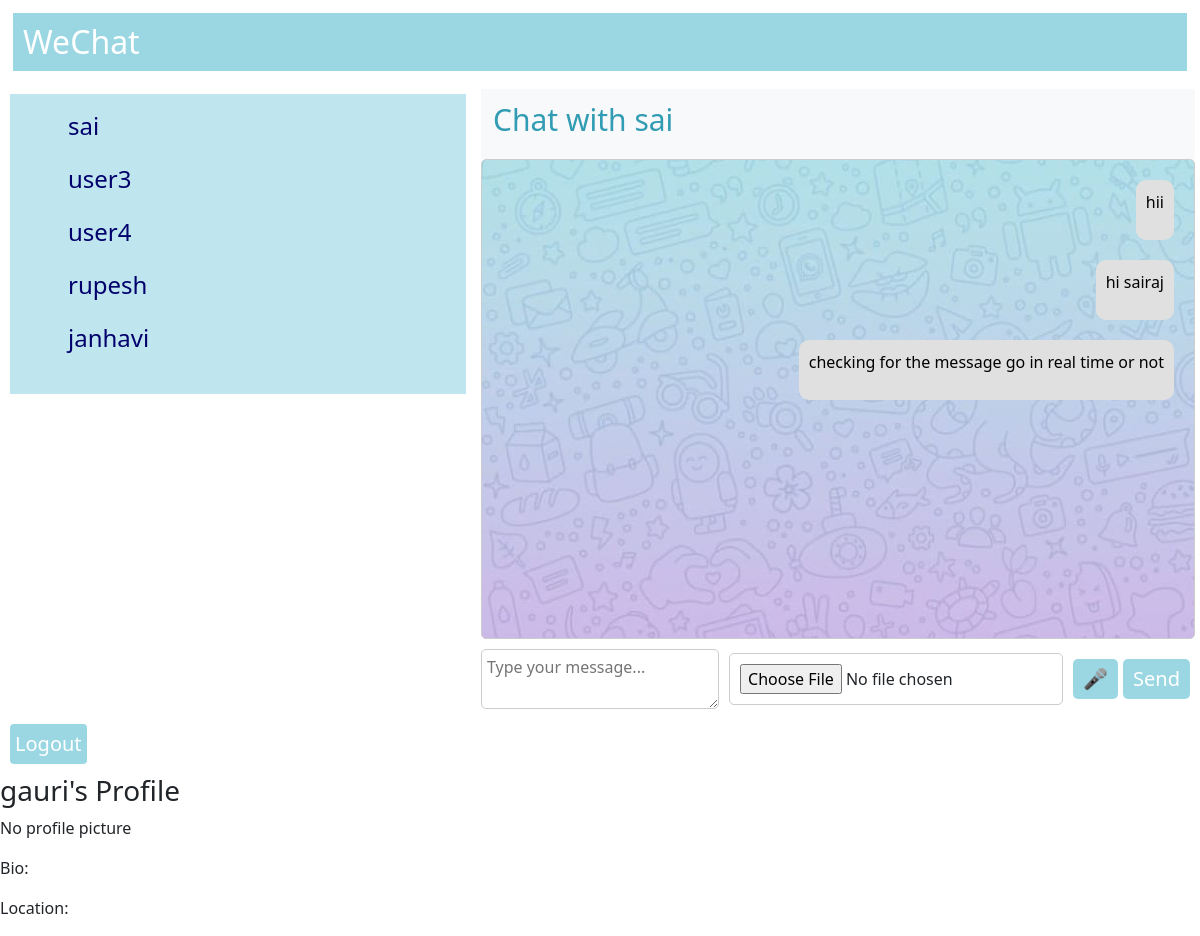
/?user=sai (signed in), run on the app's committed database.
### app/models.py (models this page shows, shortened)
class Message(models.Model):
    chat = models.ForeignKey(to=Mychats, on_delete=models.CASCADE, related_name='messages')
    user = models.ForeignKey(to=User, on_delete=models.CASCADE, related_name='received_messages')
    sender = models.ForeignKey(to=User, on_delete=models.CASCADE, related_name='sent_messages', null=True)  # Allow null
    msg = models.TextField()
    attachment = models.FileField(upload_to='attachments/', null=True, blank=True)
    text = models.TextField(blank=True, null=True)
    audio_file = models.FileField(upload_to='audio/', blank=True, null=True)
    timestamp = models.DateTimeField(auto_now_add=True)

### app/views.py (the view)
# urls.py: path('',index,name='index'),
@login_required
def index(request):
    frnd_name = request.GET.get('user', None)
    mychats_data = None
    messages = None
    if frnd_name:
        frnd_ = User.objects.filter(username=frnd_name).first()
        if frnd_:
            mychats_data = Mychats.objects.filter(me=request.user, frnd=frnd_).first()
            if not mychats_data:
                mychats_data = Mychats.objects.filter(me=frnd_, frnd=request.user).first()
            if mychats_data:
                messages = Message.objects.filter(chat=mychats_data).order_by('timestamp')
    frnds = User.objects.exclude(pk=request.user.id)
    return render(request, 'index.html', {
        'my': mychats_data,
        'chats': messages,  # Pass the messages to the template
        'frnds': frnds
    })

### app/templates/index.html (shortened to what this page needs)
<!DOCTYPE html>
<html lang="en">
<head>
    <link href="https://cdn.jsdelivr.net/npm/bootstrap@5.3.2/dist/css/bootstrap.min.css" rel="stylesheet">
</head>
<body>
    <div class="main">
        <h2 class="head">WeChat</h2>
        <div class="d-flex align-items-start chat-container">
            <div class="sidebar">
            <ul>
                <nav class="nav flex-column nav-pills" id="v-pills-tab" role="tablist" aria-orientation="vertical">
                    {% for frnd in frnds %}
                    <li><h4>
                    <a class="nav-link" href="/?user={{frnd.username}}" role="tab" aria-controls="v-pills-home" aria-selected="false" aria-setsize="20px">{{frnd.username}}</a>
                </h4></li>
                    {% endfor %}
                </nav>
            </ul>
            </div>
            <div class="chat-content">
                <div class="navbar bg-body-tertiary">
                    <div class="container-fluid">
                        <a class="navbar-brand" href="#">
                            <h2 id="chat-with-user">Chat with <span id="username"></span> </h2>
                        </a>
                    </div>
                </div>
                <div class="chat-messages">
                    {% if chats %}
                        {% for chat in chats %}
                            {% if chat.user == request.user %}
                                <div class="chat-card">
                                    <p>{{ chat.msg }}</p>
                                </div>
                            {% endif %}
                        {% endfor %}
                    {% else %}
                        {% comment %} <p>No messages to display.</p> {% endcomment %}
                    {% endif %}
                </div>
                <div class="input-section">
                    <textarea class="message-input" placeholder="Type your message..." id="chat-input"></textarea>
                    <input type="file" class="attachment-input" />
                    <button class="mic-button" id="mic-button">🎤</button>
                    <button class="send-button" id="send-button">Send</button>
                </div>
            </div>
        </div>
    </div>
    <a href="{% url 'logout' %}" class="btn btn-outline-info btn-sm">Logout</a>
    <div class="user-profile">
        <h3>{{ user.username }}'s Profile</h3>
        {% if user.userprofile.profile_picture %}
            <img src="{{ user.userprofile.profile_picture.url }}" alt="Profile Picture" width="50" height="50">
        {% else %}
            <p>No profile picture</p>
        {% endif %}
        <p>Bio: {{ user.userprofile.bio }}</p>
        <p>Location: {{ user.userprofile.location }}</p>
    </div>
</body>
</html>

### app/templates/index.html (style rules this page uses)
.chat-container { display: flex; }
.navbar-brand { text-decoration: none; }
.sidebar { width: 20%; background-color: #f0f0f0; padding: 10px; color: #00006c; flex-direction: column; display: inline-flex; text-decoration: none; font-size: 20px; margin: 10px; }
.sidebar { display: flex; background-color: #bfe6ee; flex-direction: column; width: 50%; }
.sidebar a { text-decoration: none; color: inherit; }
.head { margin-right: 10px; color:white; margin: 13px; padding: 10px; background: #9bd7e3 }
.chat-content { width: 80%; background-color: #fff; padding: 5px; }
.chat-messages { height: 60vh; overflow-y: auto; border: 1px solid #ccc; border-radius: 5px; padding: 10px; background-image: url('media/bgimg3.jpg'); background-size: cover; background-position: center center; background-repeat: no-repeat; }
.input-section { display: flex; align-items: center; margin-top: 10px; }
.message-input, .attachment-input { flex: 1; border: 1px solid #ccc; border-radius: 5px; padding: 5px; margin-right: 10px; }
.attachment-input { padding: 10px; }
.send-button, .mic-button { background-color: #9bd7e3; color: #fff; border: none; border-radius: 5px; padding: 5px 10px; font-size: 20px; cursor: pointer; margin-right: 5px; }
.mic-button { font-size: 20px; }
#chat-with-user { font-size: 30px; text-decoration: none; color: #319cb3 ; }
.btn-outline-info { font-size: 20px; margin: 10px; color: white; text-decoration: none; padding: 5px; background: #9bd7e3 ; border: 2px white; }
.chat-card { background-color: #e0e0e0; color: #000; max-width: 60%; padding: 10px; border-radius: 10px; margin: 10px; clear: both; word-wrap: break-word; float: right; }

### data on the page
Message: msg "hii"
Message: msg "hi sairaj"
Message: msg "checking for the message go in real time or not"

### other printed values
{{ frnd.username }} "sai"
{{ frnd.username }} "user3"
{{ frnd.username }} "user4"
{{ frnd.username }} "rupesh"
{{ frnd.username }} "janhavi"
{{ user.username }} "gauri"
